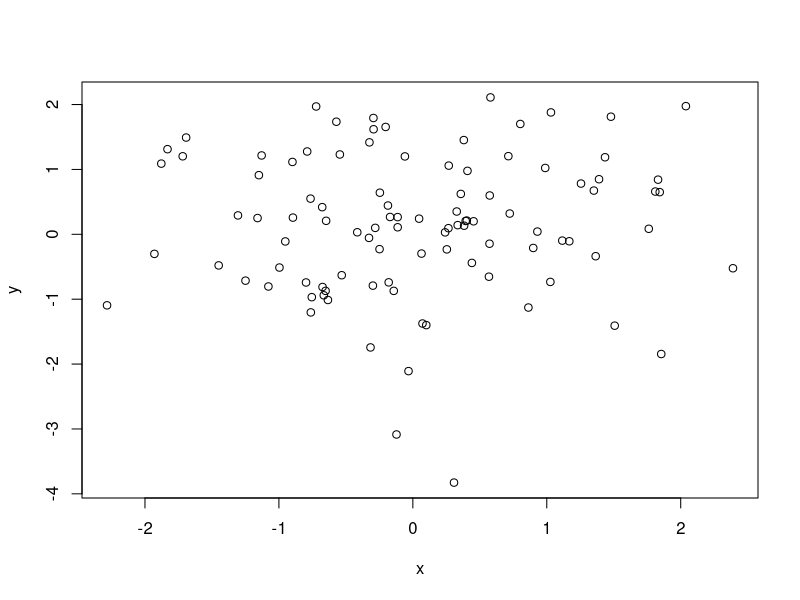
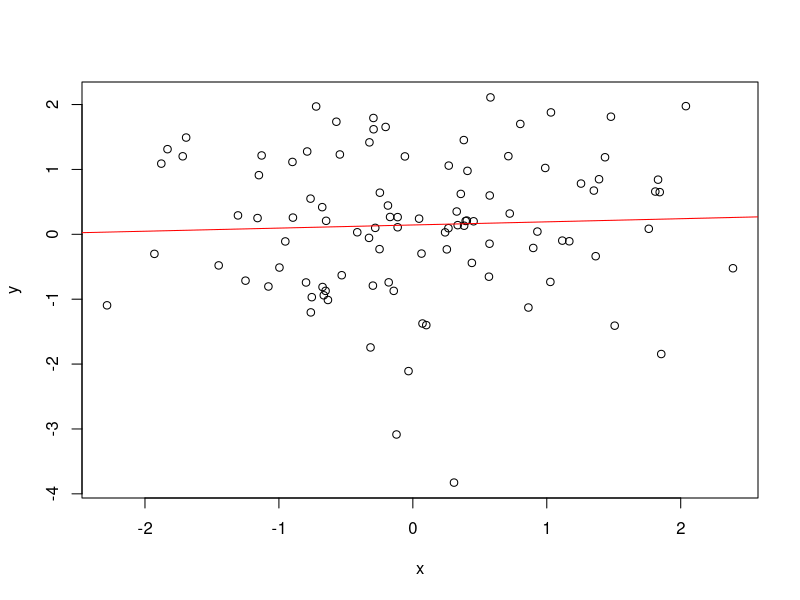

The R source for these figures, in order:
## ---- chunk 1
library(ggplot2)
filter <- dplyr::filter
knitr::opts_chunk$set(warning=FALSE, message=FALSE, fig.width=10.5, fig.height=4, 
  comment=NA, rows.print=16)
#theme_set(theme_gray(base_size = 24))
## ---- chunk 2
x <- rnorm(100)
y <- rnorm(100)
m <- mean(x)
m
## ---- chunk 3
plot(x = x, y = y)
## ---- chunk 4
mod <- lm(y ~ x, data = data.frame(x, y))
plot(x = x, y = y)
abline(mod, col = "red")
